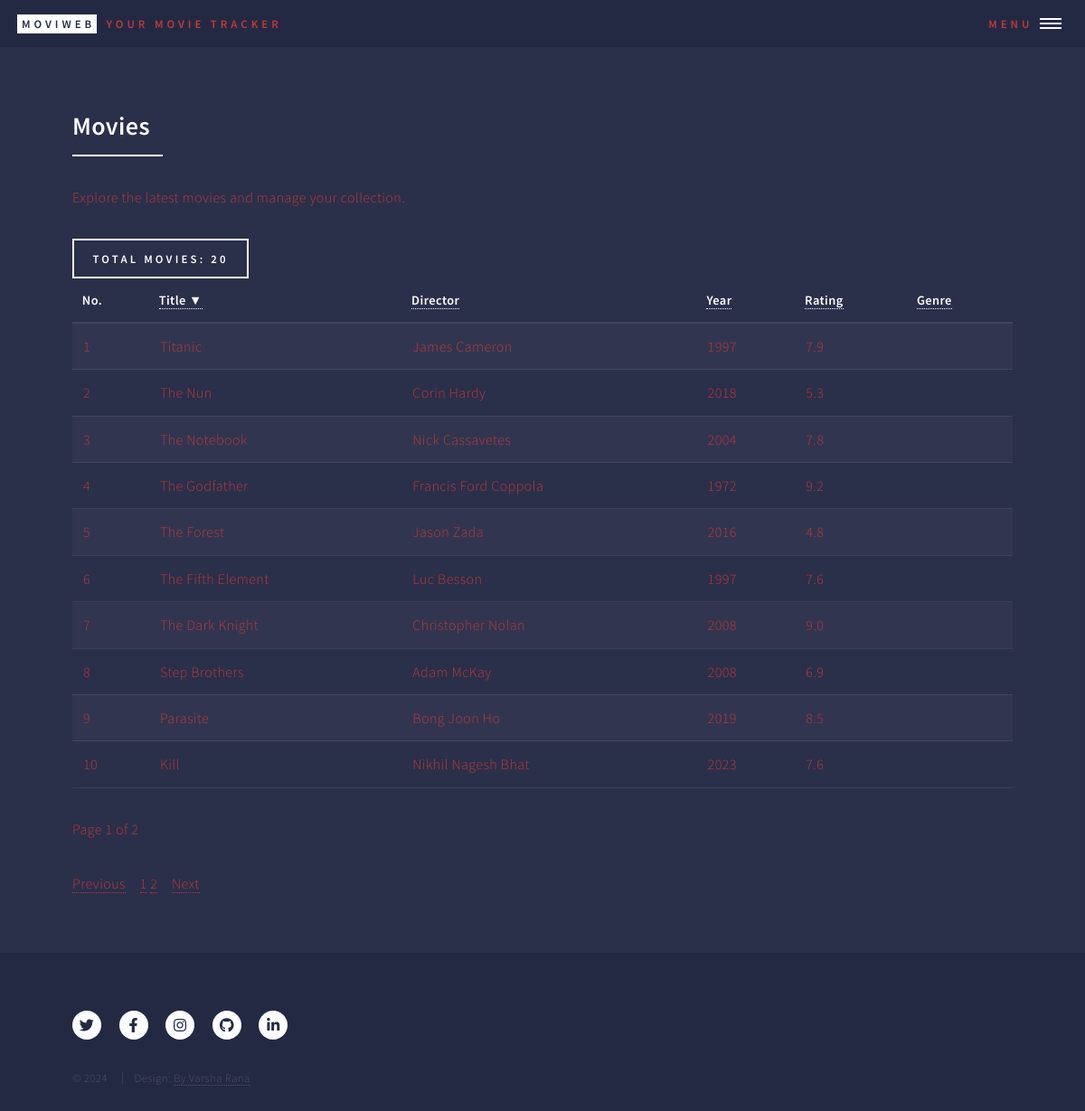
The app's page /movies_home?page=1&sort=title&order=desc, older data.
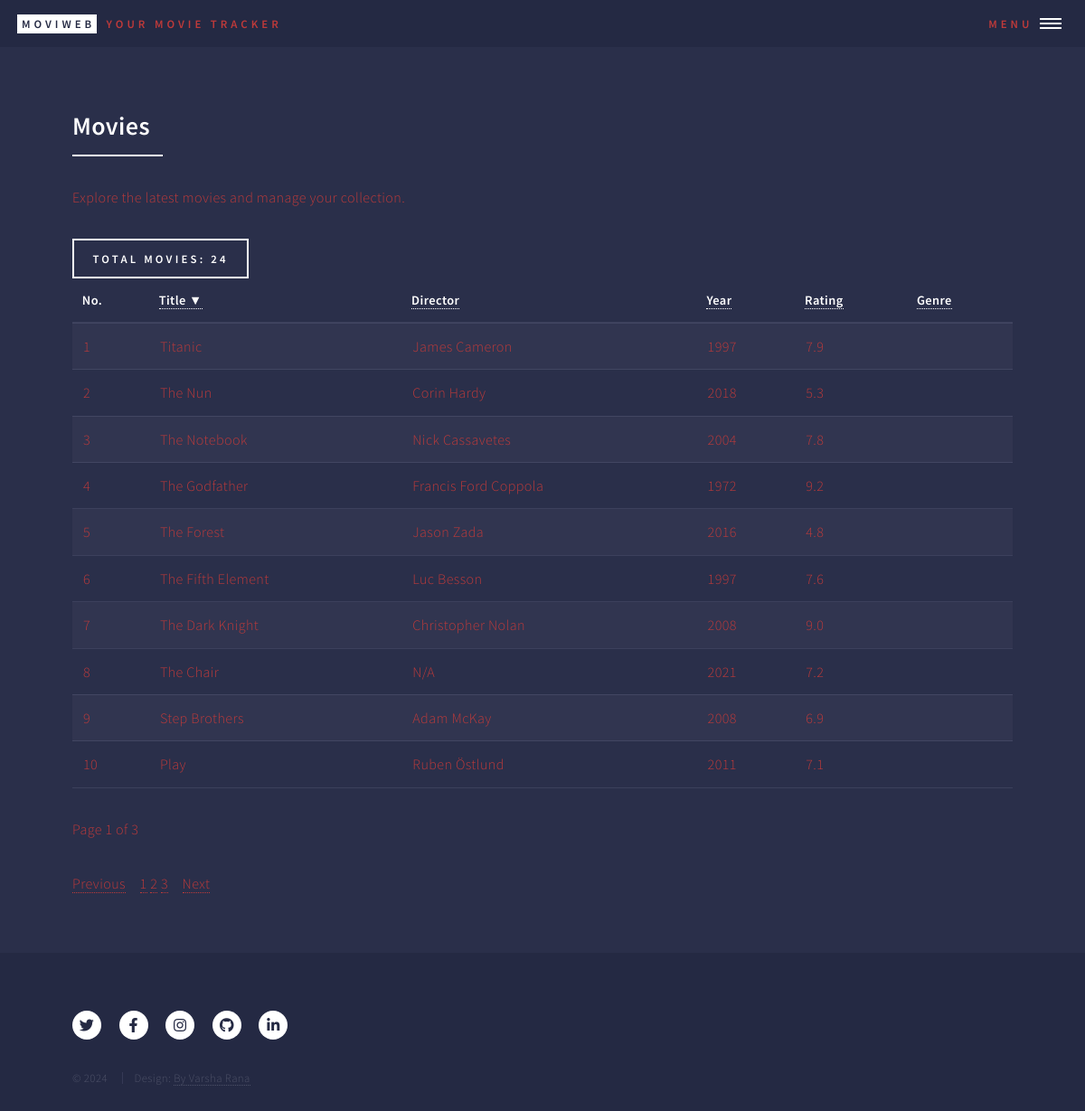
The same page, newer data.
### models.py (models this page shows)
class Movie(db.Model):
    __tablename__ = 'movie'
    id = db.Column(db.Integer, primary_key=True)
    title = db.Column(db.String(100), nullable=False)
    year = db.Column(db.Integer, nullable=False)
    rating = db.Column(db.Float, nullable=False)
    poster = db.Column(db.String(255))  # Optional field to store movie posters
    plot = db.Column(db.Text)  # Optional field to store the plot
    imdbID = db.Column(db.String(255), nullable=True)  # IMDb ID or link
    user_id = db.Column(db.Integer, db.ForeignKey('user.id'))
    admin_id = db.Column(db.Integer, db.ForeignKey('admin.id'))
    director_id = db.Column(db.Integer, db.ForeignKey('director.id'), nullable=False)  # Foreign key to Director
    genres = db.relationship('Genre', secondary=movie_genre, backref='movies')
    favorites = db.relationship('Favorite', back_populates='movie', lazy=True)  # Add this line

class Director(db.Model):
    __tablename__ = 'director'
    id = db.Column(db.Integer, primary_key=True)
    name = db.Column(db.String(100), nullable=False, unique=True)
    movies = db.relationship('Movie', backref='director', lazy=True)

### app.py (the view)
@app.route('/movies_home')
def movies_home():
    page = request.args.get('page', 1, type=int)
    per_page = 10  # Items per page
    sort_column = request.args.get('sort', 'title')  # Default sorting by title
    sort_order = request.args.get('order', 'asc')  # Default order ascending
    sort_options = {
        'title': Movie.title,
        'director': Director.name,
        'year': Movie.year,
        'rating': Movie.rating,
        'genre': Genre.name  # This will require proper joining with Genre
    }
    sort = sort_options.get(sort_column, Movie.title)
    if sort_order == 'desc':
        sort = sort.desc()
    else:
        sort = sort.asc()
    movies_query = Movie.query \
        .outerjoin(Movie.director) \
        .outerjoin(Movie.genres) \
        .order_by(sort) \
        .paginate(page=page, per_page=per_page)
    num_movies = movies_query.total
    return render_template('movies_home.html',
                           num_movies=num_movies,
                           movies=movies_query,
                           sort_column=sort_column,
                           sort_order=sort_order)

### templates/movies_home.html (shortened to what this page needs)
<!DOCTYPE HTML>
<html>
<head>
    <link rel="stylesheet" href="../static/css/main.css"/>
</head>
<body class="is-preload">
<div id="wrapper">
    <header id="header" class="alt">
        <a href="index.html" class="logo"><strong>MoviWeb</strong> <span>Your Movie Tracker</span></a>
        <nav>
            <a href="#menu">Menu</a>
        </nav>
    </header>
    <div id="main">
        <section id="movies">
            <div class="inner">
                <header class="major">
                    <h2>Movies</h2>
                </header>
                <p>Explore the latest movies and manage your collection.</p>
                <label class="button">Total Movies: {{ num_movies }}</label>
                {% include 'partials/movie_web_app_collection.html'%}
            </div>
        </section>
    </div>
    <footer id="footer">
        {% include 'partials/movie_web_app_footer.html' %}
    </footer>
</div>
</body>
</html>

### templates/partials/movie_web_app_collection.html (shortened to what this page needs)
<div id="movie-web-app-table-container">
    <table id="movie-web-app-table">
        <thead>
        <tr>
            <th>No.</th>
            <th>
                <a href="{{ url_for('movies_home', page=movies.page, sort='title', order='asc' if sort_column != 'title' or sort_order == 'desc' else 'desc') }}">
                    Title
                    {% if sort_column == 'title' %}
                    {% if sort_order == 'asc' %} ▲ {% else %} ▼ {% endif %}
                    {% endif %}
                </a>
            </th>
            <th>
                <a href="{{ url_for('movies_home', page=movies.page, sort='director', order='asc' if sort_column != 'director' or sort_order == 'desc' else 'desc') }}">
                    Director
                </a>
            </th>
            <th>
                <a href="{{ url_for('movies_home', page=movies.page, sort='year', order='asc' if sort_column != 'year' or sort_order == 'desc' else 'desc') }}">
                    Year
                </a>
            </th>
            <th>
                <a href="{{ url_for('movies_home', page=movies.page, sort='rating', order='asc' if sort_column != 'rating' or sort_order == 'desc' else 'desc') }}">
                    Rating
                </a>
            </th>
            <th>
                <a href="{{ url_for('movies_home', page=movies.page, sort='genre', order='asc' if sort_column != 'genre' or sort_order == 'desc' else 'desc') }}">
                    Genre
                </a>
            </th>
        </tr>
        </thead>
        <tbody>
        {% set start_no = (movies.page - 1) * movies.per_page + 1 %}
        {% for movie in movies.items %}
        <tr>
            <td>{{ start_no + loop.index0 }}</td>
            <td>{{ movie.title }}</td>
            <td>{{ movie.director.name }}</td>
            <td>{{ movie.year }}</td>
            <td>{{ movie.rating }}</td>
            <td>
            </td>
        </tr>
        {% endfor %}
        </tbody>
    </table>
    <p>Page {{ movies.page }} of {{ movies.pages }}</p>
</div>
<div id="pagination-container-movies-web-app">
    <nav aria-label="Page navigation">
        <ul class="pagination">
            {% if movies.has_prev %}
            <li class="page-item">
                <a class="page-link" href="{{ url_for('movies_home', page=movies.prev_num) }}">Previous</a>
            </li>
            {% else %}
            <li class="page-item disabled">
                <a class="page-link" href="#">Previous</a>
            </li>
            {% endif %}
            {% for page_num in movies.iter_pages() %}
            {% if page_num %}
            <li class="page-item {% if page_num == movies.page %}active{% endif %}">
                <a class="page-link" href="{{ url_for('movies_home', page=page_num) }}">{{ page_num }}</a>
            </li>
            {% else %}
            <li class="page-item disabled">
                <a class="page-link" href="#">...</a>
            </li>
            {% endif %}
            {% endfor %}
            {% if movies.has_next %}
            <li class="page-item">
                <a class="page-link" href="{{ url_for('movies_home', page=movies.next_num) }}">Next</a>
            </li>
            {% else %}
            <li class="page-item disabled">
                <a class="page-link" href="#">Next</a>
            </li>
            {% endif %}
        </ul>
    </nav>
</div>

Row changes from the older to the newer data that the page shows:
no longer on this page (row unchanged): Movie: start_no+loop.index0 "9", title "Parasite", director.name "Bong Joon Ho", year "2019", rating "8.5"
no longer on this page (row unchanged): Movie: index0 "10", title "Kill", director.name "Nikhil Nagesh Bhat", year "2023", rating "7.6"
added Movie: index0 "8", title "The Chair", director.name "N/A", year "2021", rating "7.2"
computed for Movie "Step Brothers": start_no+loop.index0 "8" → "9"
added Movie: index0 "10", title "Play", director.name "Ruben Östlund", year "2011", rating "7.1"
Text that changed along with them:
{{ num_movies }}: "20" → "24"
{{ movies.pages }}: "2" → "3"
new list line: "3"
